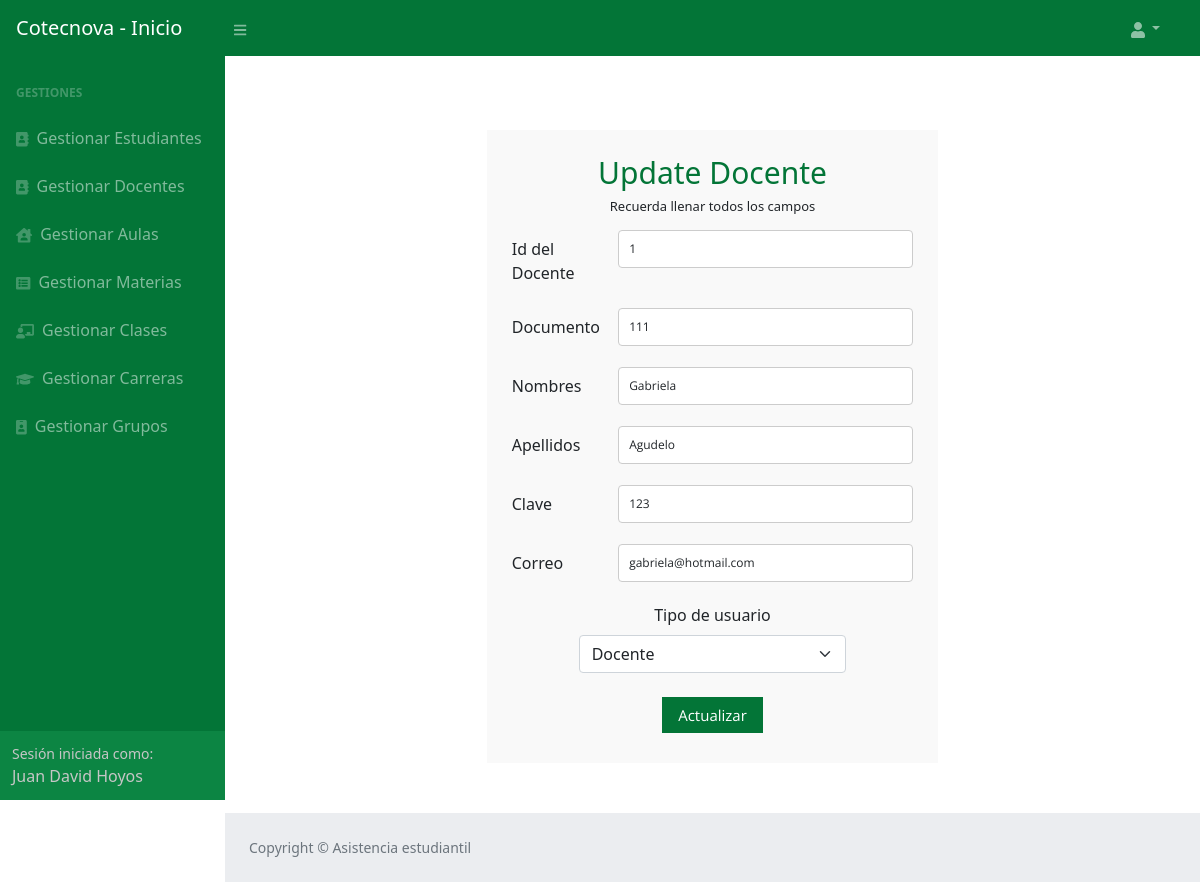
/update_docente2.php?id_docente=1 (signed in), run on the app's committed database.
### tables this page shows
CREATE TABLE `docente` (
  `id_docente` int(11) NOT NULL COMMENT 'Identificador del docente',
  `documento` varchar(45) NOT NULL COMMENT 'Documento del docente',
  `nombres` varchar(45) NOT NULL COMMENT 'Nombres del docente\n\n',
  `apellidos` varchar(45) NOT NULL COMMENT 'Apellidos del docente',
  `clave` varchar(45) NOT NULL COMMENT 'Clave del docente',
  `correo` varchar(255) NOT NULL COMMENT 'Correo del docente',
  `tipo_usuario_id_tipo_usuario` int(11) NOT NULL COMMENT 'Tipo de usuario',
  `estado` int(11) NOT NULL COMMENT 'Activo o inactivo'
);

### Modelo/MySQL.php (called while the page is built, shortened)
<?php
class MySQL{
    private $hostname  = "localhost";
    private $user = "root";
    private $password = "";
    private $database = "asistencia";
    private $conexion;
    public function conectar(){
        $this->conexion = mysqli_connect($this->hostname, $this->user, $this->password, $this->database);
    }
    public function efectuarConsulta($consulta){
        mysqli_query($this->conexion, "SET lc_time_names = 'es_ES'" );
        mysqli_query($this->conexion, "SET NAMES 'utf8'");
        mysqli_query($this->conexion, "SET CHARACTER 'utf8'");
       $this->resultadoConsulta = mysqli_query($this->conexion, $consulta);
        return $this->resultadoConsulta;
    }
}

### update_docente2.php (the view, shortened to what this page needs)
<!DOCTYPE html>
<html lang="en">
<head>
    <link href="css/style2.css" rel="stylesheet">
    <link href="css/styles.css" rel="stylesheet">
    <link href="css/registro.css" rel="stylesheet" media="all">
    <link href="css/style.min.css" rel="stylesheet">
</head>
<body class="sb-nav-fixed">
    <div id="container">
        <?php
        if (isset($_SESSION['tipousuario'])) {
            include("header_index.php");
        ?>
    </div>
    <?php
            require_once 'Modelo/MySQL.php';
            $mysql = new MySQL;
            $mysql->conectar();
            if (isset($_SESSION['idAdministrador'])) {
                $id_docente = $_GET['id_docente'];
                $mostrardatos = $mysql->efectuarConsulta("SELECT asistencia.docente.documento,asistencia.docente.nombres,asistencia.docente.apellidos,asistencia.docente.clave,asistencia.docente.correo,asistencia.docente.tipo_usuario_id_tipo_usuario from docente WHERE asistencia.docente.id_docente = " . $id_docente . "");
        $seleccionUsuario = $mysql->efectuarConsulta("SELECT asistencia.tipo_usuario.id_tipo_usuario, asistencia.tipo_usuario.nombre from tipo_usuario where asistencia.tipo_usuario.id_tipo_usuario = 2");
        while ($valores1 = mysqli_fetch_assoc($mostrardatos)) {
            $doc = $valores1['documento'];
            $nombre = $valores1['nombres'];
            $apellido = $valores1['apellidos'];
            $pass = $valores1['clave'];
            $correo = $valores1['correo'];
        }
            }
        }
        if ($_SESSION['tipousuario'] == 3) {
    ?>
    <br>
    <div id="layoutSidenav">
        <div id="layoutSidenav_content">
            <main>
                <div class="container-fluid px-4">
                    <div class="row">
                        <div class="container col-md-6 col-md-offset-3" style="text-align: center">
                            <form id="contact" action="Controlador/update_docente.php?id=<?php echo $id_docente; ?>" method="post">
                                <h3>Update Docente</h3>
                                <h4>Recuerda llenar todos los campos</h4>
                                <center>
                                    <div class="form-group row" align="Left">
                                      <label class="col-sm-3 col-form-label">Id del Docente</label>
                                      <div class="col-sm-9">
                                        <input placeholder="ID docente" disabled="" class="form-control" type="text" name="id" id="inputText" value="<?php echo $id_docente ?>">
                                      </div>
                                    </div>
                                    <div class="form-group row" align="Left">
                                      <label class="col-sm-3 col-form-label">Documento</label>
                                      <div class="col-sm-9">
                                        <input placeholder="Documento" class="form-control" type="text" name="documento_docente" id="inputText" value="<?php echo $doc ?>">
                                      </div>
                                    </div>
                                    <div class="form-group row" align="Left">
                                      <label class="col-sm-3 col-form-label">Nombres</label>
                                      <div class="col-sm-9">
                                        <input placeholder="Nombres" class="form-control" type="text" name="nombre_docente" id="inputText" value="<?php echo $nombre ?>">
                                      </div>
                                    </div>
                                    <div class="form-group row" align="Left">
                                      <label class="col-sm-3 col-form-label">Apellidos</label>
                                      <div class="col-sm-9">
                                        <input placeholder="Apellidos" class="form-control" type="text" name="apellido_docente" id="inputText" value="<?php echo $apellido ?>">
                                      </div>
                                    </div>
                                    <div class="form-group row" align="Left">
                                      <label class="col-sm-3 col-form-label">Clave</label>
                                      <div class="col-sm-9">
                                        <input placeholder="Clave" class="form-control" type="text" name="contrasena" id="inputText" value="<?php echo $pass ?>">
                                      </div>
                                    </div>
                                    <div class="form-group row" align="Left">
                                      <label class="col-sm-3 col-form-label">Correo</label>
                                      <div class="col-sm-9">
                                        <input placeholder="Correo" class="form-control" type="text" name="correo" id="inputText" value="<?php echo $correo ?>">
                                      </div>
                                    </div>
                                    <fieldset>
                                        <label>Tipo de usuario</label>
                                        <center>
                                            <select class="form-select col-md-8" name="tipousuario" required>
                                                <?php
                                                while ($resultado = mysqli_fetch_assoc($seleccionUsuario)) {
                                                ?>
                                                    <option value="<?php echo $resultado['id_tipo_usuario'] ?>"><?php echo $resultado['nombre'] ?></option>
                                                <?php
                                                }
                                                ?>
                                            </select>
                                        </center>
                                    </fieldset>
                                </center>
                                <br>
                                <button name="enviar" type="submit" id="contact-submit" data-submit="...Sending" class="col-3">Actualizar</button>
                            </form>
                        </div>
                    </div>
                </div>
            </main>
            <footer class="py-4 bg-light mt-auto">
                <div class="container-fluid px-4">
                    <div class="d-flex align-items-center justify-content-between small">
                        <div class="text-muted">Copyright &copy; Asistencia estudiantil</div>
                    </div>
                </div>
            </footer>
        </div>
    </div>
<?php
        } else {
            header("refresh:0;url=login.php");
        }
?>
</body>
</html>

### css/registro.css (style rules this page uses)
* { margin:0; padding:0; box-sizing:border-box; -webkit-box-sizing:border-box; -moz-box-sizing:border-box; -webkit-font-smoothing:antialiased; -moz-font-smoothing:antialiased; -o-font-smoothing:antialiased; font-smoothing:antialiased; text-rendering:optimizeLegibility; }
body { font-family:"Open Sans", Helvetica, Arial, sans-serif; font-weight:300; font-size: 12px; line-height:30px; color:#777; background:#5e42a6; }
.container { max-width:400px; width:100%; margin:0 auto; position:relative; }
#contact input[type="text"], #contact input[type="email"], #contact input[type="tel"], #contact input[type="url"], #contact textarea, #contact button[type="submit"] { font:400 12px/16px "Open Sans", Helvetica, Arial, sans-serif; }
#contact { background:#F9F9F9; padding:25px; margin:50px 0; }
#contact h3 { color: #037537; display: block; font-size: 30px; font-weight: 400; }
#contact h4 { margin:5px 0 15px; display:block; font-size:13px; }
fieldset { border: medium none !important; margin: 0 0 10px; min-width: 100%; padding: 0; width: 100%; }
#contact input[type="text"], #contact input[type="email"], #contact input[type="tel"], #contact input[type="url"], #contact textarea { width:100%; border:1px solid #CCC; background:#FFF; margin:0 0 5px; padding:10px; }
#contact button[type="submit"] { cursor:pointer; width:100%; border:none; background:#037537; color:#FFF; margin:0 0 5px; padding:10px; font-size:15px; }

### data on the page
docente: documento_docente "111", nombre_docente "Gabriela", apellido_docente "Agudelo", contrasena "123", correo "gabriela@hotmail.com"

### other printed values
$_SESSION['nombre'] "Juan David"
$_SESSION['apellido'] "Hoyos"
form field tipousuario "Docente"
